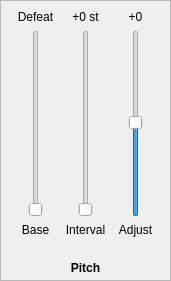
   <widget class="QFrame" name="frame_2">
    <property name="geometry">
     <rect>
      <x>410</x>
      <y>10</y>
      <width>171</width>
      <height>281</height>
     </rect>
    </property>
    <property name="frameShape">
     <enum>QFrame::StyledPanel</enum>
    </property>
    <property name="frameShadow">
     <enum>QFrame::Raised</enum>
    </property>
    <widget class="QLabel" name="label_18">
     <property name="geometry">
      <rect>
       <x>70</x>
       <y>258</y>
       <width>31</width>
       <height>20</height>
      </rect>
     </property>
     <property name="font">
      <font>
       <weight>75</weight>
       <bold>true</bold>
      </font>
     </property>
     <property name="text">
      <string>Pitch</string>
     </property>
     <property name="alignment">
      <set>Qt::AlignCenter</set>
     </property>
    </widget>
    <widget class="QWidget" name="layoutWidget">
     <property name="geometry">
      <rect>
       <x>0</x>
       <y>10</y>
       <width>71</width>
       <height>241</height>
      </rect>
     </property>
     <layout class="QVBoxLayout" name="verticalLayout_21">
      <item>
       <widget class="QLabel" name="label_pitchBase">
        <property name="font">
         <font>
          <weight>50</weight>
          <bold>false</bold>
         </font>
        </property>
        <property name="text">
         <string>Defeat</string>
        </property>
        <property name="alignment">
         <set>Qt::AlignCenter</set>
        </property>
        <property name="wordWrap">
         <bool>false</bool>
        </property>
       </widget>
      </item>
      <item>
       <layout class="QHBoxLayout" name="horizontalLayout_4">
        <item>
         <widget class="QSlider" name="slider_pitchBase">
          <property name="maximum">
           <number>3</number>
          </property>
          <property name="orientation">
           <enum>Qt::Vertical</enum>
          </property>
         </widget>
        </item>
       </layout>
      </item>
      <item>
       <widget class="QLabel" name="label_29">
        <property name="font">
         <font>
          <pointsize>9</pointsize>
          <weight>50</weight>
          <bold>false</bold>
         </font>
        </property>
        <property name="text">
         <string>Base&lt;br&gt;</string>
        </property>
        <property name="alignment">
         <set>Qt::AlignCenter</set>
        </property>
       </widget>
      </item>
     </layout>
    </widget>
    <widget class="QWidget" name="layoutWidget">
     <property name="geometry">
      <rect>
       <x>100</x>
       <y>10</y>
       <width>71</width>
       <height>241</height>
      </rect>
     </property>
     <layout class="QVBoxLayout" name="verticalLayout_20">
      <item>
       <widget class="QLabel" name="label_pitchAdjust">
        <property name="text">
         <string>+0</string>
        </property>
        <property name="alignment">
         <set>Qt::AlignCenter</set>
        </property>
       </widget>
      </item>
      <item>
       <layout class="QHBoxLayout" name="horizontalLayout_8">
        <item>
         <widget class="QSlider" name="slider_pitchAdjust">
          <property name="enabled">
           <bool>true</bool>
          </property>
          <property name="maximum">
           <number>127</number>
          </property>
          <property name="value">
           <number>64</number>
          </property>
          <property name="orientation">
           <enum>Qt::Vertical</enum>
          </property>
         </widget>
        </item>
       </layout>
      </item>
      <item>
       <widget class="QLabel" name="label_20">
        <property name="font">
         <font>
          <weight>50</weight>
          <bold>false</bold>
         </font>
        </property>
        <property name="text">
         <string>Adjust&lt;br&gt;</string>
        </property>
        <property name="alignment">
         <set>Qt::AlignCenter</set>
        </property>
       </widget>
      </item>
     </layout>
    </widget>
    <widget class="QWidget" name="layoutWidget">
     <property name="geometry">
      <rect>
       <x>50</x>
       <y>10</y>
       <width>71</width>
       <height>241</height>
      </rect>
     </property>
     <layout class="QVBoxLayout" name="verticalLayout_19">
      <item>
       <widget class="QLabel" name="label_pitchInterval">
        <property name="text">
         <string>+0 st</string>
        </property>
        <property name="alignment">
         <set>Qt::AlignCenter</set>
        </property>
       </widget>
      </item>
      <item>
       <layout class="QHBoxLayout" name="horizontalLayout_7">
        <item>
         <widget class="QSlider" name="slider_pitchInterval">
          <property name="maximum">
           <number>36</number>
          </property>
          <property name="orientation">
           <enum>Qt::Vertical</enum>
          </property>
         </widget>
        </item>
       </layout>
      </item>
      <item>
       <widget class="QLabel" name="label_19">
        <property name="font">
         <font>
          <weight>50</weight>
          <bold>false</bold>
         </font>
        </property>
        <property name="text">
         <string>Interval&lt;br&gt;</string>
        </property>
        <property name="alignment">
         <set>Qt::AlignCenter</set>
        </property>
       </widget>
      </item>
     </layout>
    </widget>
    <zorder>layoutWidget</zorder>
    <zorder>layoutWidget</zorder>
    <zorder>label_18</zorder>
    <zorder>layoutWidget</zorder>
   </widget>
